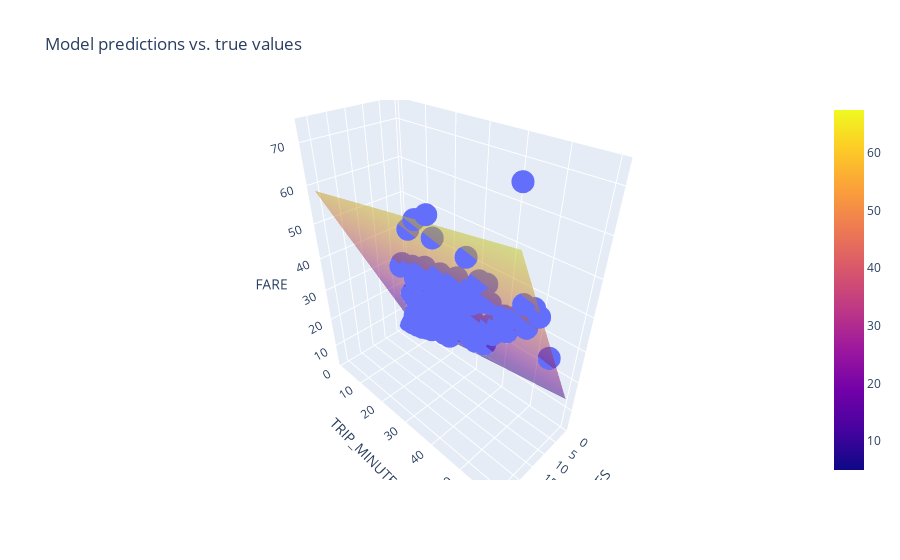

Notebook cell for this chart:
### Markdown cell above
Increasing the batch size makes each epoch run faster, but as with the smaller learning rate, the model does not converge with just 20 epochs. If you have time, try increasing the number of epochs and eventually you should see the model converge.

### Code cell
# Add in another input feature
settings_3 = ml_edu.experiment.ExperimentSettings(
    learning_rate = 0.001,
    number_epochs = 20,
    batch_size = 50,
    input_features = ['TRIP_MILES', 'TRIP_MINUTES']
)

training_df['TRIP_MINUTES'] = training_df['TRIP_SECONDS']/60

metrics = [keras.metrics.RootMeanSquaredError(name='rmse')]

model_3 = create_model(settings_3, metrics)

experiment_3 = train_model('two_features', model_3, training_df, 'FARE', settings_3)

ml_edu.results.plot_experiment_metrics(experiment_3, ['rmse'])
ml_edu.results.plot_model_predictions(experiment_3, training_df, 'FARE')

### Figure 1 — Plotly figure (JSON) as saved in the notebook; plotly's stock layout.template omitted (floating-point values rounded to 4 significant figures; data arrays with more than 128 entries replaced by an {"elided": "..."} marker saying what was removed)
{"data": [{"hovertemplate": "TRIP_MILES=%{x}<br>TRIP_MINUTES=%{y}<br>FARE=%{z}<extra></extra>", "legendgroup": "", "marker": {"color": "#636efa", "symbol": "circle"}, "mode": "markers", "name": "", "scene": "scene", "showlegend": false, "type": "scatter3d", "x": {"elided": "200 float values"}, "y": {"elided": "200 float values"}, "z": {"elided": "200 float values"}}, {"name": "prediction", "opacity": 0.5, "type": "surface", "x": [0.5, 3.456, 6.411, 9.367, 12.32, 15.28, 18.23, 21.19, 24.14, 27.1], "y": [1.0, 7.556, 14.11, 20.67, 27.22, 33.78, 40.33, 46.89, 53.44, 60.0], "z": [[4.99, 10.99, 16.99, 22.99, 28.99, 34.99, 40.99, 46.99, 52.99, 59.0], [5.927, 11.93, 17.93, 23.93, 29.93, 35.93, 41.93, 47.93, 53.93, 59.93], [6.865, 12.87, 18.87, 24.87, 30.87, 36.87, 42.87, 48.87, 54.87, 60.87], [7.803, 13.8, 19.8, 25.8, 31.81, 37.81, 43.81, 49.81, 55.81, 61.81], [8.74, 14.74, 20.74, 26.74, 32.74, 38.74, 44.74, 50.74, 56.75, 62.75], [9.678, 15.68, 21.68, 27.68, 33.68, 39.68, 45.68, 51.68, 57.68, 63.68], [10.62, 16.62, 22.62, 28.62, 34.62, 40.62, 46.62, 52.62, 58.62, 64.62], [11.55, 17.55, 23.55, 29.56, 35.56, 41.56, 47.56, 53.56, 59.56, 65.56], [12.49, 18.49, 24.49, 30.49, 36.49, 42.49, 48.49, 54.5, 60.5, 66.5], [13.43, 19.43, 25.43, 31.43, 37.43, 43.43, 49.43, 55.43, 61.43, 67.43]]}], "layout": {"legend": {"tracegroupgap": 0}, "scene": {"domain": {"x": [0, 1], "y": [0, 1]}, "xaxis": {"title": {"text": "TRIP_MILES"}}, "yaxis": {"title": {"text": "TRIP_MINUTES"}}, "zaxis": {"title": {"text": "FARE"}}}, "title": {"text": "Model predictions vs. true values"}}}
